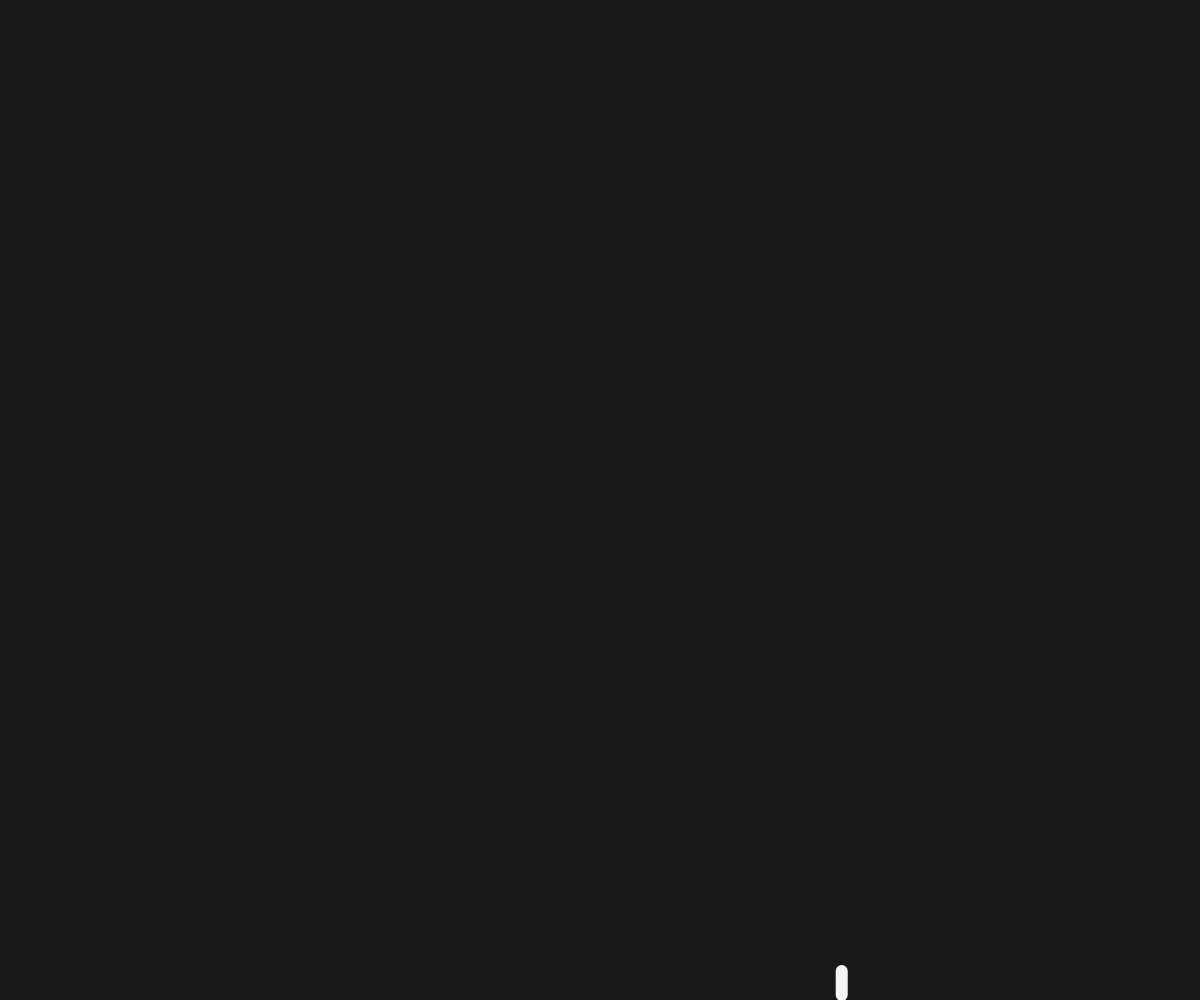
Frame 1 (no input)
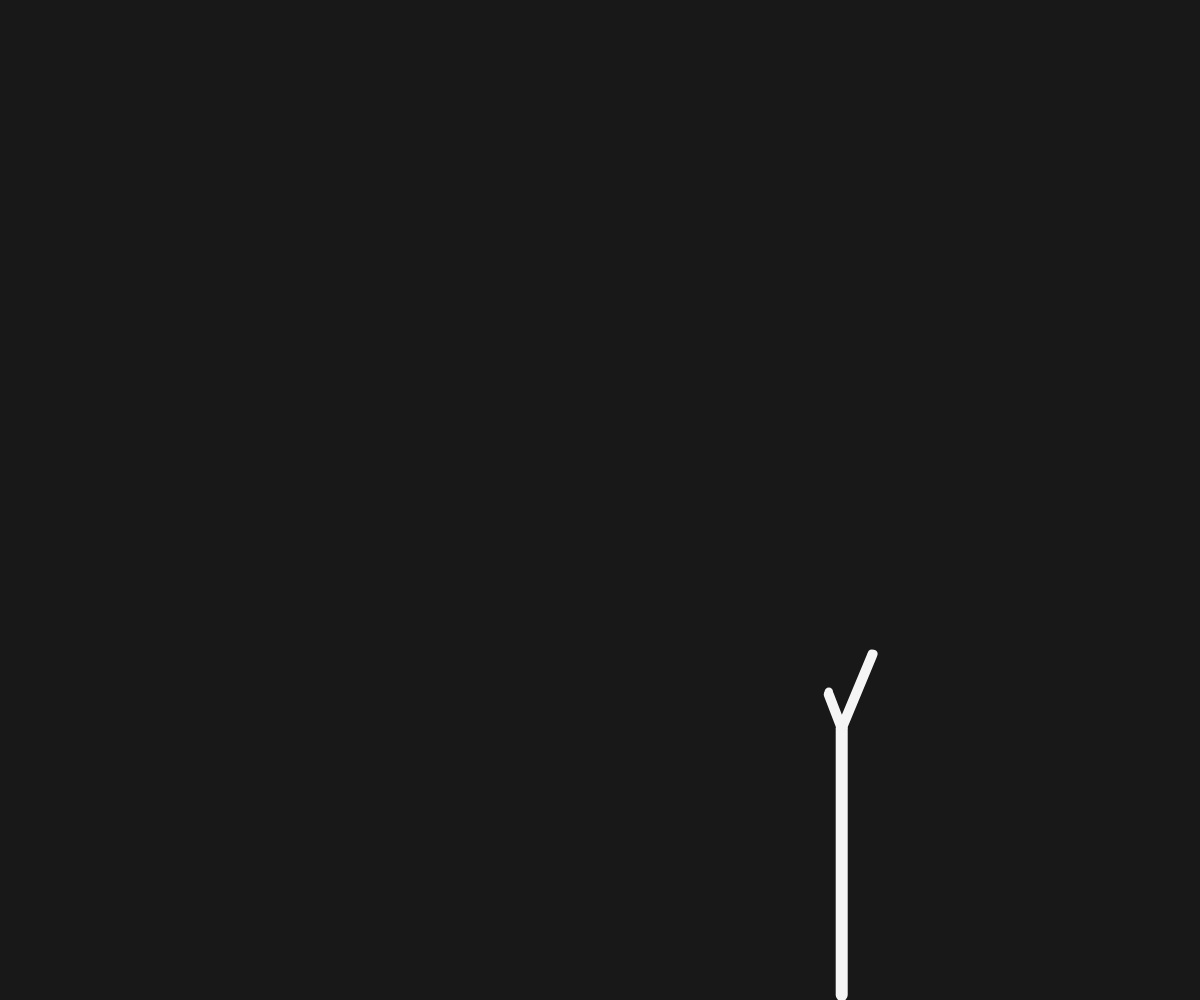
Frame 60 (no input)
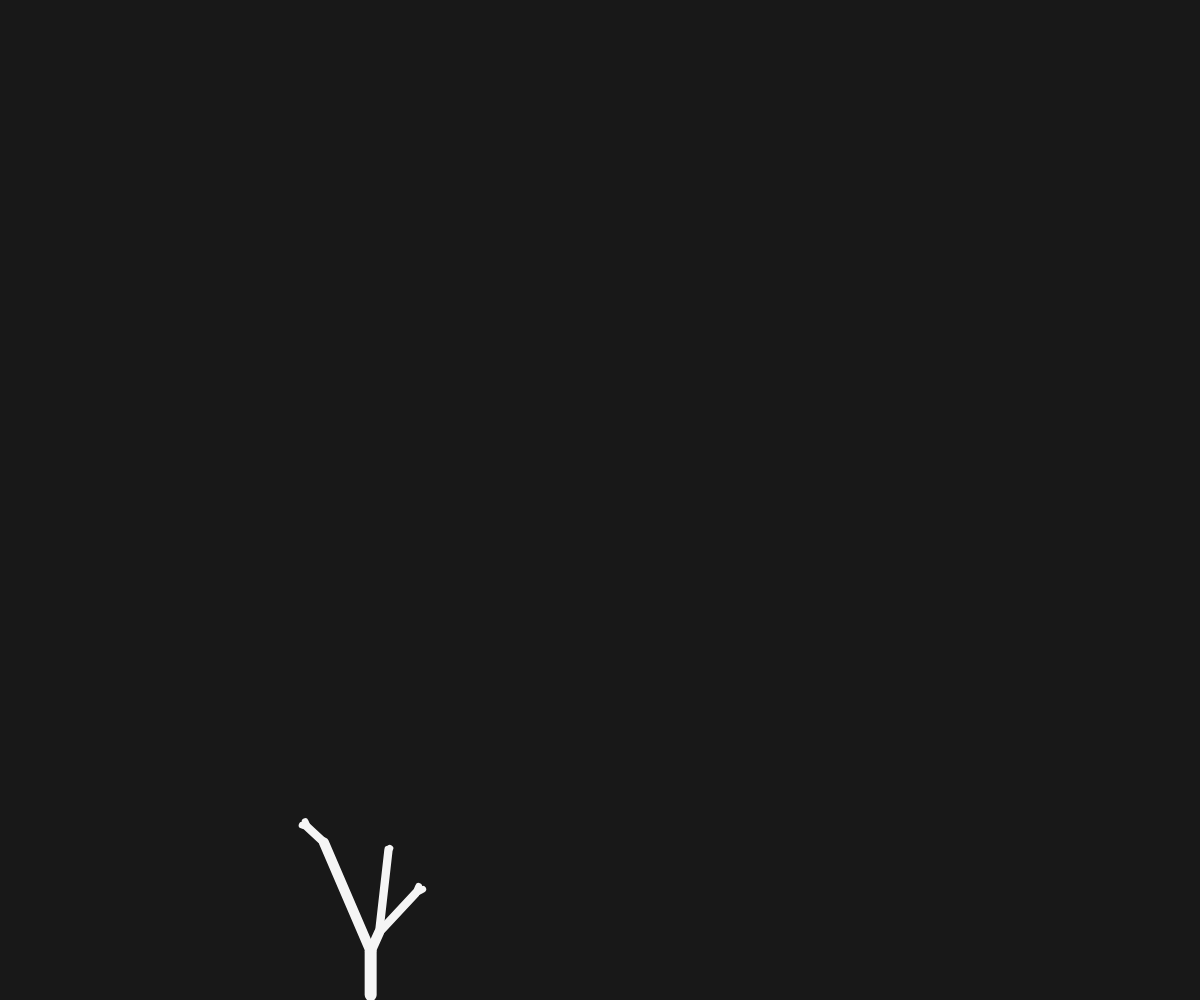
Frame 120 (the mouse pressed at the canvas centre since frame 60)

The p5.js sketch that drew these frames (run headless with seeded random() and noise() and a simulated clock; from frame 60 on, the mouse is pressed at the canvas centre):

// p5.js sketch
// ── sketch.js
const size = 150
const maxLevel = 12
const rot = 0.37
const lenRand = 0.8
const branchProb = 0.95
const rotRand = 0.2
const flowerProb = 0.67
const mutating = true
let startRand = Math.random() / 2
let randSeed = Math.floor(Math.random() * 1000)
let paramSeed = Math.floor(Math.random() * 1000)
let randBias = 0
let prog = 1
let growing = true

function windowResized() {
  resizeCanvas(windowWidth, windowHeight)
}

function rand() {
  return random(1000) / 1000
}

function rand2() {
  return random(2000) / 1000 - 1
}

function rrand() {
  return rand2() + randBias
}

function startGrow() {
  growing = true
  prog = 1
  grow()
}

function mousePressed() {
  startRand = Math.random() / 2
  randSeed = Math.floor(Math.random() * 1000)
  paramSeed = Math.floor(Math.random() * 1000)
  startGrow()
}

function grow() {
  if (prog > maxLevel + 3) {
    prog = maxLevel + 3
    loop()
    growing = false
    return
  }

  let startTime = millis()
  loop()
  let diff = millis() - startTime

  prog += ((maxLevel / 8) * Math.max(diff, 20)) / 1000
  setTimeout(grow, Math.max(1, 20 - diff))
}

function setup() {
  createCanvas(window.innerWidth, window.innerHeight)

  mutate()

  startGrow()
}

function mutate() {
  if (!mutating) return

  let startTime = millis()
  randomSeed(paramSeed)

  let n = noise(startTime / 12000) - 0.5

  randBias = 4 * Math.abs(n) * n

  paramSeed = 1000 * random()
  randomSeed(randSeed)

  let diff = millis() - startTime

  if (diff < 20) setTimeout(mutate, 20 - diff)
  else setTimeout(mutate, 1)
}

function draw() {
  stroke(245)

  background(24)
  translate(width / 4 + width * startRand, height + 15)
  scale(1, -1)

  translate(0, 20)

  branch(1, randSeed)
}

function branch(level, seed) {
  if (prog < level) return

  randomSeed(seed)

  let seed1 = random(1000),
    seed2 = random(1000)

  let growthLevel = prog - level > 1 || prog >= maxLevel + 1 ? 1 : prog - level

  strokeWeight(12 * Math.pow((maxLevel - level + 1) / maxLevel, 2))

  let len = growthLevel * size * (1 + rand2() * lenRand)

  line(0, 0, 0, len / level)
  translate(0, len / level)

  let doBranch1 = prog <= 2 ? true : rand() < branchProb
  let doBranch2 = prog <= 2 ? true : rand() < branchProb

  let doFlower = rand() < flowerProb

  if (level < maxLevel) {
    let r1 = rot * (1 + rrand() * rotRand)
    let r2 = -rot * (1 - rrand() * rotRand)

    if (doBranch1) {
      push()
      rotate(r1)
      branch(level + 1, seed1)
      pop()
    }
    if (doBranch2) {
      push()
      rotate(r2)
      branch(level + 1, seed2)
      pop()
    }
  }

  if ((level >= maxLevel || (!doBranch1 && !doBranch2)) && doFlower) {
    let p = Math.min(1, Math.max(0, prog - level))

    let flowerSize = (size / 100) * p * (1 / 6) * (len / level)

    strokeWeight(1)
    stroke(207, 70, 70)

    rotate(-PI)
    for (let i = 0; i <= 8; i++) {
      line(0, 0, 0, flowerSize * (1 + 0.5 * rand2()))
      rotate((2 * PI) / 8)
    }
  }
}
